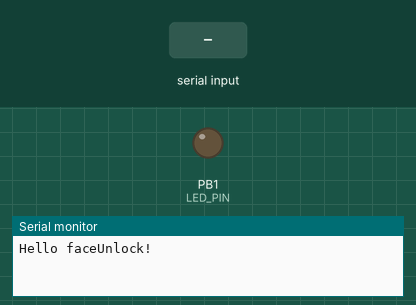
Bench run of a sketch on a simulated ATtiny85, built with avr-gcc and run on an emulated ATtiny85. Parts: output pins drawn as LEDs (lit = HIGH), the last lines printed to the serial monitor. Dashed ring = blinking. Inputs (shaded band) come from the test bench.

Above: at 2.0 s.
2.1 s: "test\n" received over Serial
At 2.2 s:
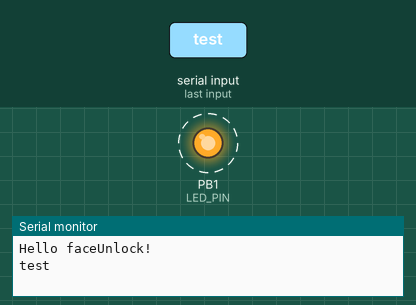
3.6 s: "unlock\n" received over Serial
At 3.7 s:
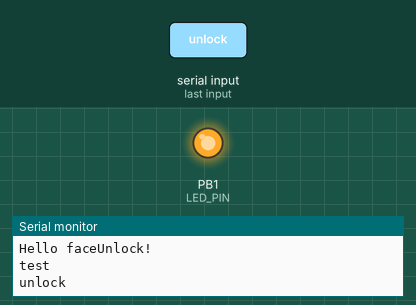
Timing chart, 0 to 8.3 s (numbered marks = the images above; inputs shaded):
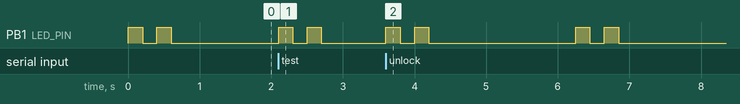

Measured:
- after the input at 2.1 s, PB1 (LED_PIN): alternates HIGH for 0.20 s and LOW for 0.20 s, 4 changes in all, then stays LOW, starting at once
- after the input at 3.6 s, PB1 (LED_PIN): LOW → HIGH at once, → LOW 0.20 s later, → HIGH 0.20 s later, → LOW 0.20 s later, … (8 changes in this stretch)

The sketch:

digispark.ino
```cpp
// https://github.com/Robotechnic/DigiKeyboardFr
#include "DigiKeyboard.h"
// https://github.com/SpenceKonde/ATTinyCore
#include "TinySoftwareSerial.h"

#define KEY_ESC 41
#define KEY_TAB 43

// 板载LED 通常在 Digispark 上是引脚 1
const int LED_PIN = 1;
char inputBuffer[32];  // 最多缓存32字节指令
uint8_t inputPos = 0;  // 当前缓存写入位置

void LED_wink(int num) {
  // 临时改成输出模式
  pinMode(LED_PIN, OUTPUT);
  for (int i = 0; i < 2; i++) {
    digitalWrite(LED_PIN, HIGH);
    delay(200);
    digitalWrite(LED_PIN, LOW);
    delay(200);
  }
  // 改回输入模式（拉上拉）
  pinMode(LED_PIN, INPUT_PULLUP);
}

void setup() {
  // 串口和键盘初始化设置
  Serial.begin(9600);
  DigiKeyboard.sendKeyStroke(0);
  Serial.println("Hello faceUnlock!");
  // 启动提示：LED 闪烁两下
  LED_wink(2);
}

void processCommand(const char* cmd) {
  Serial.println(cmd);
    // 用于上位机探测串口号
    if (strcmp(cmd, "test") == 0) {
      LED_wink(1);
    } else if (strcmp(cmd, "unlock") == 0) {
      LED_wink(2);    // 解锁开始
      delay(200);
      DigiKeyboard.sendKeyStroke(KEY_ESC);
      DigiKeyboard.delay(1000);
      DigiKeyboard.print("administrator");
      DigiKeyboard.delay(200);
      DigiKeyboard.sendKeyStroke(KEY_TAB);
      DigiKeyboard.delay(200);
      DigiKeyboard.print("1061700625");
      DigiKeyboard.delay(200);
      DigiKeyboard.sendKeyStroke(KEY_ENTER);
      LED_wink(2);     // 解锁完成
      delay(200);
    }
}

void loop() {
  // 检查串口是否有输入数据
  if (Serial.available() > 0) {
    char inChar = Serial.read();
    // 过滤非ASCII可打印字符，允许 '\n' '\r'
    if (!((inChar >= 0x20 && inChar <= 0x7E) || (inChar == '\n') || (inChar == '\r'))) {
      return;
    }
    // 如果是回车换行，就认为一条指令接收完了
    else if (inChar == '\n' || inChar == '\r') {
      // 结尾补零，形成C风格字符串
      inputBuffer[inputPos] = '\0';
      // 处理接收到的完整指令
      processCommand(inputBuffer);
      // 清空缓冲区准备下一条指令
      inputPos = 0;
    }
    else {
      // 普通字符，放到缓冲区。预留1字节给'\0'
      if (inputPos < sizeof(inputBuffer) - 1) {
        inputBuffer[inputPos++] = inChar;
      }
    }
  }
}


// void loop() {
//   // 检查串口是否有输入数据
//   if (Serial.available() > 0) {
//     // 读取串口的输入数据
//     char inChar = Serial.read();
//     Serial.write(inChar);
//     // 用于上位机探测串口号
//     if(inChar == 't') {
//       LED_wink(1);
//     } else if(inChar == 'u') {
//       LED_wink(2);    // 解锁开始
//       delay(200);
//       DigiKeyboard.sendKeyStroke(KEY_ESC);
//       DigiKeyboard.delay(1000);
//       DigiKeyboard.print("administrator");
//       DigiKeyboard.delay(200);
//       DigiKeyboard.sendKeyStroke(KEY_TAB);
//       DigiKeyboard.delay(200);
//       DigiKeyboard.print("1061700625");
//       DigiKeyboard.delay(200);
//       DigiKeyboard.sendKeyStroke(KEY_ENTER);
//       LED_wink(2);     // 解锁完成
//       delay(200);
//     }
//   }
// }
```

TinySoftwareSerial.h
```cpp
#if USE_SOFTWARE_SERIAL
#ifndef TinySoftwareSerial_h
#define TinySoftwareSerial_h
#include <inttypes.h>
#include "Stream.h"

#if !defined(ACSR) && defined(ACSRA)
#define ACSR ACSRA
#endif

#if (RAMEND < 250)
  #define SERIAL_BUFFER_SIZE 8
#elif (RAMEND < 500)
  #define SERIAL_BUFFER_SIZE 16
#elif (RAMEND < 1000)
  #define SERIAL_BUFFER_SIZE 32
#else
  #define SERIAL_BUFFER_SIZE 128
#endif
struct soft_ring_buffer
{
  volatile unsigned char buffer[SERIAL_BUFFER_SIZE];
  volatile int head;
  volatile int tail;
};

extern "C"{
  void uartDelay() __attribute__ ((naked,used)); //used attribute needed to prevent LTO from throwing it out.
  uint8_t getch();
  void store_char(unsigned char c, soft_ring_buffer *buffer);
}

class TinySoftwareSerial : public Stream
{
  public: //should be private but needed by extern "C" {} functions.
  uint8_t _rxmask;
  uint8_t _txmask;
  uint8_t _txunmask;
  soft_ring_buffer *_rx_buffer;
  uint8_t _delayCount;
  public:
    TinySoftwareSerial(soft_ring_buffer *rx_buffer, uint8_t txBit, uint8_t rxBit);
    void begin(long);
    void setTxBit(uint8_t);
    void end();
    virtual int available(void);
    virtual int peek(void);
    virtual int read(void);
    virtual void flush(void);
    virtual size_t write(uint8_t);
    using Print::write; // pull in write(str) and write(buf, size) from Print
    operator bool();
};

#if (!defined(UBRRH) && !defined(UBRR0H)) || USE_SOFTWARE_SERIAL
  extern TinySoftwareSerial Serial;
#endif

//extern void putch(uint8_t);
#endif
#endif
```
